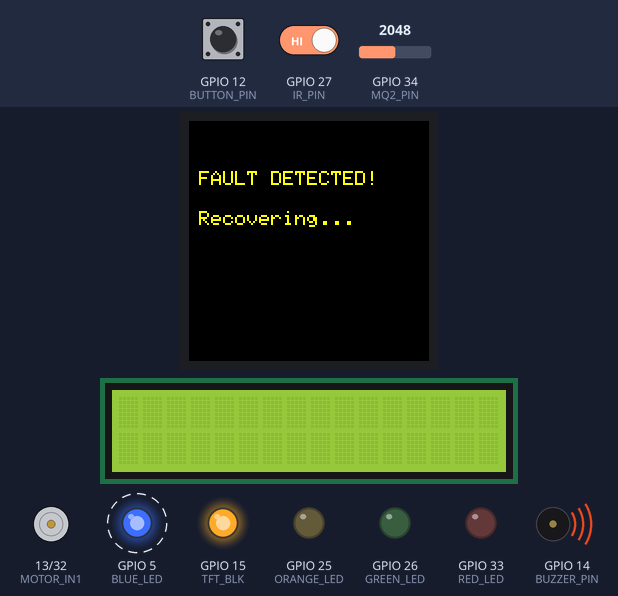
Simulated run of this sketch. Board: ESP32. On the bench: 240×240 colour display, 16×2 character LCD, motor-driver pin pairs drawn as motors (green arrow = first pin HIGH = forward, orange = second pin HIGH = backward, longer = more drive), output pins drawn as LEDs (lit = HIGH), buzzer (waves = sounding, pin HIGH). Dashed ring = blinking. The test bench sets the inputs (shaded band); at power-on: GPIO 27 (IR_PIN) HIGH, GPIO 34 (MQ2_PIN) = 2048, GPIO 12 (BUTTON_PIN) HIGH. Random numbers use the default seed unless the sketch sets one; EEPROM starts erased; what the sketch prints to the serial monitor is not drawn.

Above: at 1.4 s.
2.3 s: GPIO 27 (IR_PIN) driven LOW
5.7 s: GPIO 34 (MQ2_PIN) set to 555
8.5 s: GPIO 34 (MQ2_PIN) set to 941
At 11.3 s:
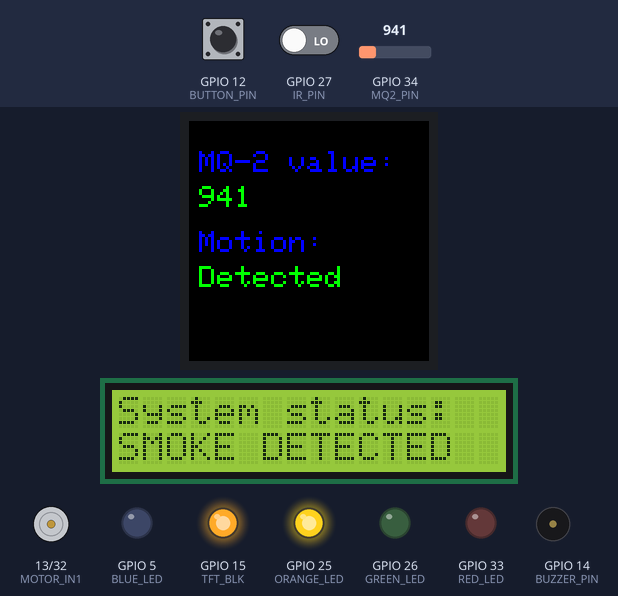
11.9 s: GPIO 34 (MQ2_PIN) set to 1065
At 12.7 s:
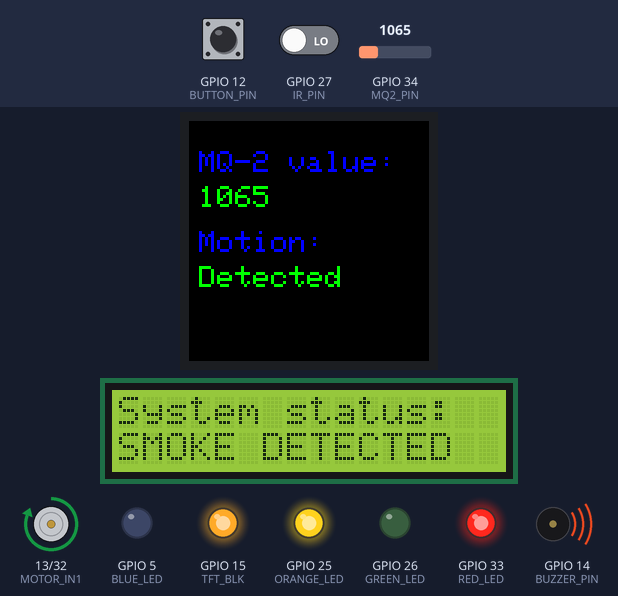
15.3 s: GPIO 12 (BUTTON_PIN) pulled LOW for 3.2 s
At 20.7 s:
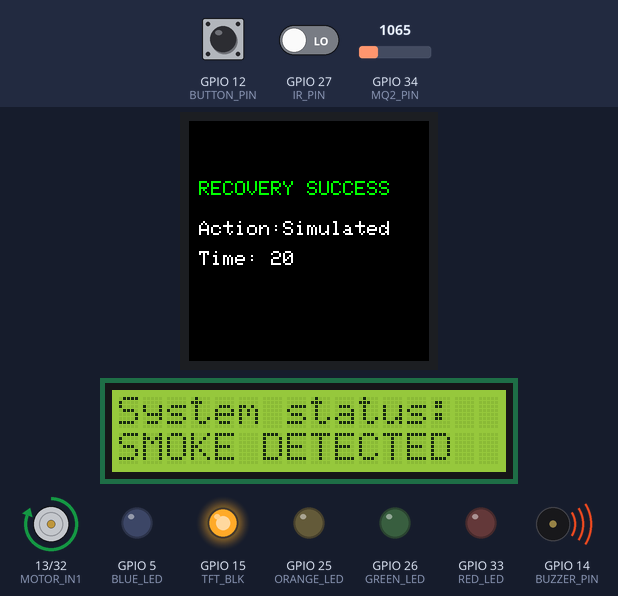
21.7 s: GPIO 27 (IR_PIN) driven HIGH
At 22.8 s:
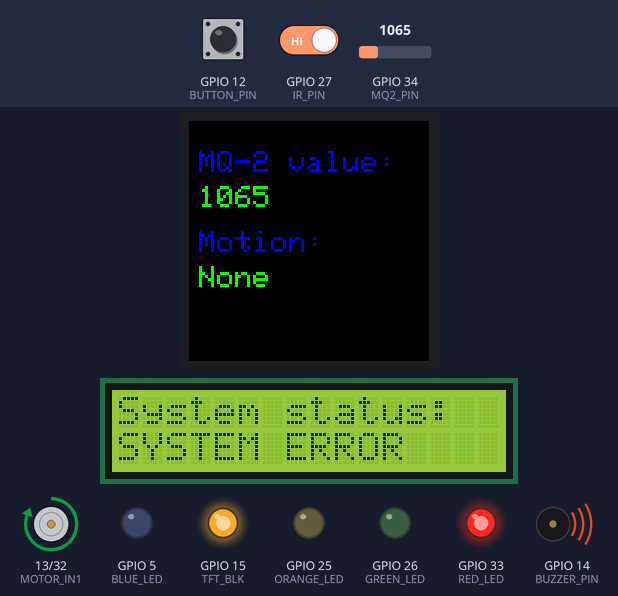
Timing chart, 0 to 24.7 s (numbered marks = the images above; inputs shaded):
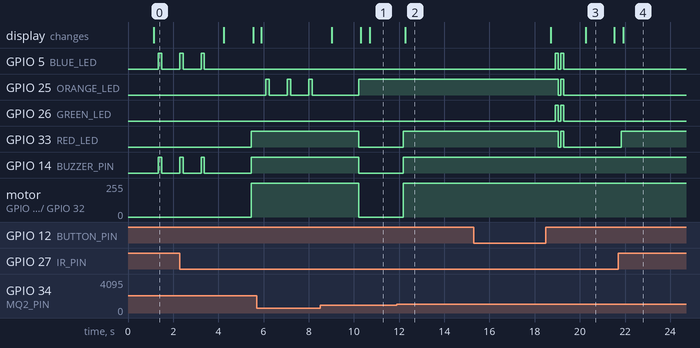

Measured:
- the behaviour switches between 1000 and 1001 on GPIO 34 (MQ2_PIN) (found by bisection; images 1 and 2)
- after the input at 11.9 s, GPIO 33 (RED_LED), GPIO 14 (BUZZER_PIN): LOW → HIGH after 0.28 s; motor on GPIO 13 (MOTOR_IN1) / GPIO 32 (MOTOR_IN2): stopped → forward 255/255 after 0.28 s; the display: changes after 0.38 s (image 2)
- after the input at 15.3 s, GPIO 5 (BLUE_LED), GPIO 26 (GREEN_LED): alternates HIGH for 0.12 s and LOW for 0.12 s, 4 changes in all, then stays LOW, starting after 3.6 s; GPIO 33 (RED_LED): HIGH → LOW after 3.7 s, → HIGH 0.12 s later, → LOW 0.12 s later
- after the input at 21.7 s, GPIO 33 (RED_LED): LOW → HIGH after 0.13 s
- what the display in image 3 shows lasts 1.2 s, from 20.3 s to 21.5 s

The sketch:

softfault_recovery_inject.ino
```cpp
// Phase 5 - Recovery Actions Module
// LCD_SDA 21
// LCD_SCL 22

#include <Wire.h>
#include <LiquidCrystal_I2C.h>
#include <Adafruit_GFX.h>
#include <Adafruit_ST7789.h>
#include <SPI.h>
#include <EEPROM.h>

// ---------------- PIN / HW ----------------
#define MQ2_PIN    34
#define IR_PIN     27

#define BLUE_LED   5
#define GREEN_LED  26
#define ORANGE_LED 25
#define RED_LED    33

#define BUZZER_PIN 14
#define BUTTON_PIN 12

// TFT OLED (ST7789, SPI)
#define TFT_CS   -1
#define TFT_DC    2
#define TFT_RST   4
#define TFT_MOSI 23 // SDA/MOSI
#define TFT_SCLK 18 // SCL/SCLK
#define TFT_BLK  15

#define MOTOR_IN1 13
#define MOTOR_IN2 32

LiquidCrystal_I2C lcd(0x27, 16, 2);
Adafruit_ST7789 tft = Adafruit_ST7789(TFT_CS, TFT_DC, TFT_RST);

#define EEPROM_SIZE 256

// ---------------- Fault & Recovery Enums ----------------
enum FaultType : uint8_t {
  F_NONE = 0,
  F_GAS  = 1,
  F_MOTION = 2,
  F_MOTOR = 3,
  F_DISPLAY = 4,
  FAULT_TEST = 5
};

enum RecoveryType : uint8_t {
  R_NONE = 0,
  R_RESET_SENSOR = 1,
  R_RESTART_MOTOR = 2,
  R_REINIT_DISPLAY = 3,
  R_SIMULATED = 4
};

enum RecoveryStatus : uint8_t {
  RS_UNKNOWN = 0,
  RS_SUCCESS = 1,
  RS_FAILURE = 2
};

// ---------------- Fault Log ----------------
// extended with recoveryStatus. This is safe if older EEPROM had smaller struct:
struct FaultLog {
  uint8_t faultType;
  uint8_t recoveryType;
  uint32_t faultTime;      // millis() when fault detected
  uint32_t recoveryTime;   // millis() when recovered
  uint8_t recoveryStatus;  // 0 unknown, 1 success, 2 failure
};

FaultLog lastLog;

// ---------------- Globals ----------------
unsigned long pressStart = 0;
bool pressed = false;

uint8_t lastAutoLoggedFault = F_NONE;
unsigned long lastAutoLogTime = 0;
const unsigned long AUTO_LOG_COOLDOWN = 10UL * 1000UL; // 10 seconds

struct SimFault {
  uint8_t type = F_NONE;
  unsigned long endTime = 0;
} simFault;

const int MAX_RECOVERY_ATTEMPTS = 3;
const unsigned long RECOVERY_RETRY_DELAY = 800; // ms between retries

// ---------------- Utilities ----------------
unsigned long seedEntropy() {
  unsigned long x = micros();
  // use an ADC that is free (ADC2 channels used by WiFi can conflict; but analogRead(35) is ADC1 and usually safe)
  x ^= analogRead(35);
  x ^= ((unsigned long)millis() << 8);
  return x;
}

void saveLogToEEPROM(const FaultLog &log) {
  EEPROM.put(0, log);
  EEPROM.commit();
}

void loadLogFromEEPROM(FaultLog &log) {
  EEPROM.get(0, log);
  // compatibility: if recoveryStatus contains garbage (>2), reset to unknown
  if (log.recoveryStatus > RS_FAILURE) log.recoveryStatus = RS_UNKNOWN;
  // if faultType out of range, clear the log
  if (log.faultType > FAULT_TEST) {
    log.faultType = F_NONE;
    log.recoveryType = R_NONE;
    log.faultTime = 0;
    log.recoveryTime = 0;
    log.recoveryStatus = RS_UNKNOWN;
  }
}

// ---------------- Display helpers ----------------
void displaySensorsOnTFT(int mq2val, int irval) {
  tft.fillScreen(ST77XX_BLACK);
  tft.setTextSize(3);
  tft.setTextColor(ST77XX_BLUE);
  tft.setCursor(10, 30);
  tft.println("MQ-2 value:");
  tft.setCursor(10, 65);
  tft.setTextColor(ST77XX_GREEN);
  tft.println(mq2val);

  tft.setTextColor(ST77XX_BLUE);
  tft.setCursor(10, 110);
  tft.println("Motion:");
  tft.setCursor(10, 145);
  tft.setTextColor(ST77XX_GREEN);
  tft.println(irval == LOW ? "Detected" : "None");
}

void displayFaultOnTFT(const FaultLog &log) {
  tft.fillScreen(ST77XX_BLACK);
  tft.setTextSize(2);
  tft.setTextColor(ST77XX_WHITE);
  tft.setCursor(10, 30);
  if (log.faultType == F_NONE) {
    tft.println("NO FAULTS");
    tft.setCursor(10, 60);
    tft.println("DETECTED");
    return;
  }
  tft.print("Fault: ");
  switch (log.faultType) {
    case F_GAS: tft.println("Gas"); break;
    case F_MOTION: tft.println("Motion"); break;
    case F_MOTOR: tft.println("Motor"); break;
    case F_DISPLAY: tft.println("Display"); break;
    case FAULT_TEST: tft.println("Test"); break;
    default: tft.println("Unknown"); break;
  }
  tft.setCursor(10, 90);
  tft.print("Fault@s: ");
  tft.println(log.faultTime / 1000);
  tft.setCursor(10, 120);
  tft.print("Recov@s: ");
  if (log.recoveryTime == 0) tft.println("N/A");
  else tft.println(log.recoveryTime / 1000);
  tft.setCursor(10, 150);
  tft.print("Action:");
  switch (log.recoveryType) {
    case R_RESET_SENSOR: tft.println("Sensor check"); break;
    case R_REINIT_DISPLAY: tft.println("Reinit OLED"); break;
    case R_RESTART_MOTOR: tft.println("Motor check"); break;
    case R_SIMULATED: tft.println("Simulated"); break;
    default: tft.println("None"); break;
  }
  tft.setCursor(10, 180);
  tft.print("Result: ");
  switch (log.recoveryStatus) {
    case RS_UNKNOWN: tft.println("Unknown"); break;
    case RS_SUCCESS: tft.println("Success"); break;
    case RS_FAILURE: tft.println("Failed"); break;
    default: tft.println("N/A"); break;
  }
}

// Show "Recovering..." then "Recovered" messages (TFT)
void showRecoveringUI(uint8_t fault) {
  tft.fillScreen(ST77XX_BLACK);
  tft.setTextSize(2);
  tft.setCursor(10, 50);
  tft.setTextColor(ST77XX_YELLOW);
  tft.println("FAULT DETECTED!");
  tft.setCursor(10, 90);
  tft.println("Recovering...");
}

// ---------------- Recovery verification helpers ----------------
// returns true if MQ2 reading considered safe (below threshold)
bool isGasSafe() {
  int v = analogRead(MQ2_PIN);
  return (v <= 650); // threshold tuned in your code
}
// returns true if IR indicates no motion
bool isMotionNormal() {
  int v = digitalRead(IR_PIN);
  return (v == HIGH);
}
// For motor we don't have sensor feedback; assume attempts succeed
bool isMotorOk() {
  // You can add motor current sensor or tachometer to check; for now assume success after restart
  return true;
}
// For display, attempt to draw and assume OK if operations succeed (no API status available)
bool isDisplayOk() {
  // Try a small test draw and assume OK
  tft.fillRect(0, 0, 10, 10, ST77XX_WHITE);
  delay(40);
  return true;
}

// ---------------- Recovery routines with retries & verification ----------------
bool attemptRecoverGas(FaultLog &log) {
  for (int attempt = 1; attempt <= MAX_RECOVERY_ATTEMPTS; ++attempt) {
    // feedback blink + buzzer to indicate attempt
    digitalWrite(BLUE_LED, HIGH);
    digitalWrite(BUZZER_PIN, HIGH);
    delay(150);
    digitalWrite(BLUE_LED, LOW);
    digitalWrite(BUZZER_PIN, LOW);

    // Wait a bit then verify
    delay(RECOVERY_RETRY_DELAY);
    if (isGasSafe()) {
      log.recoveryType = R_RESET_SENSOR;
      log.recoveryTime = millis();
      log.recoveryStatus = RS_SUCCESS;
      return true;
    }
    // else retry
  }
  // if reached here => failure
  log.recoveryType = R_RESET_SENSOR;
  log.recoveryTime = millis();
  log.recoveryStatus = RS_FAILURE;
  return false;
}

bool attemptRecoverMotion(FaultLog &log) {
  for (int attempt = 1; attempt <= MAX_RECOVERY_ATTEMPTS; ++attempt) {
    // toggle LED to indicate attempt
    digitalWrite(ORANGE_LED, HIGH);
    delay(150);
    digitalWrite(ORANGE_LED, LOW);
    delay(RECOVERY_RETRY_DELAY);

    if (isMotionNormal()) {
      log.recoveryType = R_RESET_SENSOR;
      log.recoveryTime = millis();
      log.recoveryStatus = RS_SUCCESS;
      return true;
    }
  }
  log.recoveryType = R_RESET_SENSOR;
  log.recoveryTime = millis();
  log.recoveryStatus = RS_FAILURE;
  return false;
}

bool attemptRecoverMotor(FaultLog &log) {
  for (int attempt = 1; attempt <= MAX_RECOVERY_ATTEMPTS; ++attempt) {
    // attempt restart sequence
    digitalWrite(MOTOR_IN1, HIGH);
    digitalWrite(MOTOR_IN2, LOW);
    delay(1000);
    digitalWrite(MOTOR_IN1, LOW);
    digitalWrite(MOTOR_IN2, HIGH);
    delay(1000);
    digitalWrite(MOTOR_IN1, LOW);
    digitalWrite(MOTOR_IN2, LOW);
    delay(1000);

    if (isMotorOk()) {
      log.recoveryType = R_RESTART_MOTOR;
      log.recoveryTime = millis();
      log.recoveryStatus = RS_SUCCESS;
      return true;
    }
  }
  log.recoveryType = R_RESTART_MOTOR;
  log.recoveryTime = millis();
  log.recoveryStatus = RS_FAILURE;
  return false;
}

bool attemptRecoverDisplay(FaultLog &log) {
  for (int attempt = 1; attempt <= MAX_RECOVERY_ATTEMPTS; ++attempt) {
    tft.init(240, 240, SPI_MODE3);
    tft.setRotation(2);
    delay(200);
    if (isDisplayOk()) {
      log.recoveryType = R_REINIT_DISPLAY;
      log.recoveryTime = millis();
      log.recoveryStatus = RS_SUCCESS;
      return true;
    }
    delay(RECOVERY_RETRY_DELAY);
  }
  log.recoveryType = R_REINIT_DISPLAY;
  log.recoveryTime = millis();
  log.recoveryStatus = RS_FAILURE;
  return false;
}

bool attemptRecoverTest(FaultLog &log) {
  // simulated multi-step attempts
  for (int attempt = 1; attempt <= MAX_RECOVERY_ATTEMPTS; ++attempt) {
    // blink all LEDs quickly
    for (int i = 0; i < 2; ++i) {
      digitalWrite(RED_LED, HIGH);
      digitalWrite(ORANGE_LED, HIGH);
      digitalWrite(GREEN_LED, HIGH);
      digitalWrite(BLUE_LED, HIGH);
      delay(120);
      digitalWrite(RED_LED, LOW);
      digitalWrite(ORANGE_LED, LOW);
      digitalWrite(GREEN_LED, LOW);
      digitalWrite(BLUE_LED, LOW);
      delay(120);
    }
    delay(RECOVERY_RETRY_DELAY);
    // treat simulated as success by default
    log.recoveryType = R_SIMULATED;
    log.recoveryTime = millis();
    log.recoveryStatus = RS_SUCCESS;
    return true;
  }
  log.recoveryType = R_SIMULATED;
  log.recoveryTime = millis();
  log.recoveryStatus = RS_FAILURE;
  return false;
}

// performRecovery orchestrates attempts, logging and TFT feedback
void performRecovery(FaultLog &log) {
  // show recovering UI
  showRecoveringUI(log.faultType);
  delay(200); // let TFT update

  bool ok = false;
  switch (log.faultType) {
    case F_GAS:
      ok = attemptRecoverGas(log);
      break;
    case F_MOTION:
      ok = attemptRecoverMotion(log);
      break;
    case F_MOTOR:
      ok = attemptRecoverMotor(log);
      break;
    case F_DISPLAY:
      ok = attemptRecoverDisplay(log);
      break;
    case FAULT_TEST:
      ok = attemptRecoverTest(log);
      break;
    default:
      // No specific recovery - mark unknown
      log.recoveryType = R_NONE;
      log.recoveryStatus = RS_UNKNOWN;
      log.recoveryTime = millis();
      ok = false;
      break;
  }

  // Display final result on TFT
  tft.fillScreen(ST77XX_BLACK);
  tft.setTextSize(2);
  tft.setCursor(10, 60);
  if (ok) {
    tft.setTextColor(ST77XX_GREEN);
    tft.println("RECOVERY SUCCESS");
  } else {
    tft.setTextColor(ST77XX_RED);
    tft.println("RECOVERY FAILED");
  }
  tft.setCursor(10, 100);
  tft.setTextColor(ST77XX_WHITE);
  tft.print("Action:");
  switch (log.recoveryType) {
    case R_RESET_SENSOR: tft.println("Sensor check"); break;
    case R_REINIT_DISPLAY: tft.println("Reinit TFT"); break;
    case R_RESTART_MOTOR: tft.println("Motor check"); break;
    case R_SIMULATED: tft.println("Simulated"); break;
    default: tft.println("None"); break;
  }
  tft.setCursor(10, 130);
  tft.print("Time: ");
  tft.println(log.recoveryTime / 1000);
  delay(1200);

  // Save finalized log
  lastLog = log;
  saveLogToEEPROM(lastLog);
}

// Fault injection (same as before)
void injectRandomFault() {
  uint8_t ft = random(1, 6); // 1..5
  Serial.print("Injecting random fault type ");
  Serial.println(ft);

  // simulated fault active for visibility
  simFault.type = ft;
  simFault.endTime = millis() + 6000; // simulation lasts 6 seconds

  // Create a log, set fault time (recovery will update)
  FaultLog log;
  log.faultType = ft;
  log.faultTime = millis();
  log.recoveryType = R_NONE;
  log.recoveryTime = 0;
  log.recoveryStatus = RS_UNKNOWN;

  performRecovery(log);
}

// ---------------- Setup & Loop ----------------
void setup() {
  Serial.begin(115200);

  // init pins
  pinMode(BLUE_LED, OUTPUT);
  pinMode(RED_LED, OUTPUT);
  pinMode(ORANGE_LED, OUTPUT);
  pinMode(GREEN_LED, OUTPUT);
  pinMode(BUZZER_PIN, OUTPUT);
  pinMode(IR_PIN, INPUT);
  pinMode(BUTTON_PIN, INPUT_PULLUP);
  pinMode(MOTOR_IN1, OUTPUT);
  pinMode(MOTOR_IN2, OUTPUT);

  // init displays
  pinMode(TFT_BLK, OUTPUT);
  digitalWrite(TFT_BLK, HIGH);
  SPI.begin(TFT_SCLK, -1, TFT_MOSI, -1);
  tft.init(240, 240, SPI_MODE3);
  tft.setRotation(2);

  lcd.init();
  lcd.backlight();

  // init EEPROM and load last log (compatibly)
  EEPROM.begin(EEPROM_SIZE);
  loadLogFromEEPROM(lastLog);

  // seed RNG
  randomSeed(seedEntropy());

  // initial TFT message
  tft.fillScreen(ST77XX_BLACK);
  tft.setTextSize(3);
  tft.setCursor(20, 110);
  tft.setTextColor(ST77XX_RED);
  tft.println("System Ready");
  delay(800);
}

void loop() {
  // Read sensors
  int mq2value = analogRead(MQ2_PIN);
  int irvalue = digitalRead(IR_PIN);

  // Override with simulated fault if active
  if (simFault.type != F_NONE && millis() < simFault.endTime) {
    switch (simFault.type) {
      case F_GAS: mq2value = 4095; break; // extreme value
      case F_MOTION: irvalue = LOW; break; // force detected
      case F_MOTOR: /* motor not directly displayed; we can show on LCD */ break;
      case F_DISPLAY: /* cannot directly simulate except show message */ break;
      default: break;
    }
  } else {
    // reset simFault when expired
    if (simFault.type != F_NONE && millis() >= simFault.endTime) {
      simFault.type = F_NONE;
    }
  }

  // Basic automatic detection (rule-based safety)
  if (mq2value > 2000 && (lastAutoLoggedFault != F_GAS || millis() - lastAutoLogTime > AUTO_LOG_COOLDOWN)) {
    FaultLog log;
    log.faultType = F_GAS;
    log.faultTime = millis();
    log.recoveryType = R_NONE;
    log.recoveryTime = 0;
    log.recoveryStatus = RS_UNKNOWN;
    performRecovery(log);
    lastAutoLoggedFault = F_GAS;
    lastAutoLogTime = millis();
  }

  if (irvalue == LOW && (lastAutoLoggedFault != F_MOTION || millis() - lastAutoLogTime > AUTO_LOG_COOLDOWN)) {
    FaultLog log;
    log.faultType = F_MOTION;
    log.faultTime = millis();
    log.recoveryType = R_NONE;
    log.recoveryTime = 0;
    log.recoveryStatus = RS_UNKNOWN;
    performRecovery(log);
    lastAutoLoggedFault = F_MOTION;
    lastAutoLogTime = millis();
  }

  // LED + buzzer + motor status (unchanged logic)
  if (mq2value > 1000) {
    digitalWrite(RED_LED, HIGH);
    digitalWrite(BUZZER_PIN, HIGH);
    digitalWrite(MOTOR_IN1, HIGH);
    digitalWrite(MOTOR_IN2, LOW);
  } else {
    digitalWrite(RED_LED, LOW);
    digitalWrite(BUZZER_PIN, LOW);
    digitalWrite(MOTOR_IN1, LOW);
    digitalWrite(MOTOR_IN2, LOW);
  }
  if (irvalue == LOW) digitalWrite(ORANGE_LED, HIGH); else digitalWrite(ORANGE_LED, LOW);
  if (mq2value <= 1000 && irvalue == HIGH) digitalWrite(GREEN_LED, HIGH); else digitalWrite(GREEN_LED, LOW);

  // Update LCD status (KEEPING YOUR ORIGINAL LOGIC)
  lcd.clear();
  lcd.setCursor(0, 0);
  lcd.print("System status:");
  bool faultActive = (simFault.type != F_NONE); // simulated fault active
  if (faultActive) {
    lcd.setCursor(0, 1);
    lcd.print("SYSTEM ERROR");
  }
  else if (mq2value > 595) {
    lcd.setCursor(0, 1);
    lcd.print("SMOKE DETECTED");
  }
  else {
    lcd.setCursor(0, 1);
    lcd.print("SYSTEM ACTIVE");
  }

  // Button handling (1-3s => show log, >=3s => inject)
  int btnState = digitalRead(BUTTON_PIN);
  if (btnState == LOW && !pressed) {
    pressed = true;
    pressStart = millis();
  }
  if (btnState == HIGH && pressed) {
    unsigned long duration = millis() - pressStart;
    pressed = false;
    if (duration >= 1000 && duration < 3000) {
      loadLogFromEEPROM(lastLog);
      displayFaultOnTFT(lastLog);
      delay(3000);
    }
    else if (duration >= 3000) {
      injectRandomFault();
    }
  }

  // Normal TFT display when no button action
  if (!pressed) {
    if (simFault.type == F_DISPLAY) {
      tft.fillScreen(ST77XX_BLACK);
      tft.setTextSize(3);
      tft.setCursor(10, 100);
      tft.setTextColor(ST77XX_RED);
      tft.println("TFT ERROR");
    } else {
      displaySensorsOnTFT(mq2value, irvalue);
    }
  }

  delay(300);
}
```
